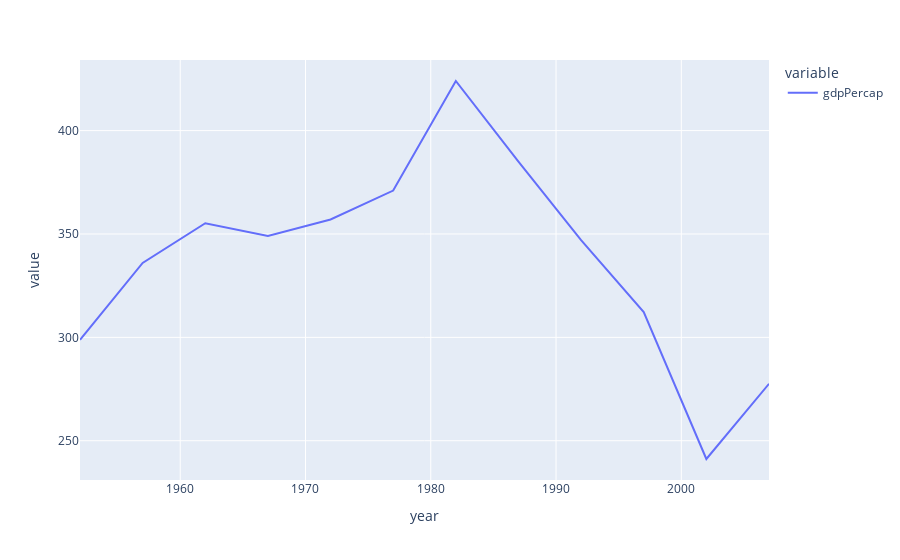

Notebook code cell kept with this figure:
### Code cell
px.line(gapminder.groupby("year")[['gdpPercap']].agg("min"))

### Figure 1 — Plotly figure (JSON) as saved in the notebook; plotly's stock layout.template omitted (floating-point values rounded to 4 significant figures)
{"data": [{"hovertemplate": "variable=gdpPercap<br>year=%{x}<br>value=%{y}<extra></extra>", "legendgroup": "gdpPercap", "line": {"color": "#636efa", "dash": "solid"}, "marker": {"symbol": "circle"}, "mode": "lines", "name": "gdpPercap", "orientation": "v", "showlegend": true, "type": "scatter", "x": [1952, 1957, 1962, 1967, 1972, 1977, 1982, 1987, 1992, 1997, 2002, 2007], "xaxis": "x", "y": [298.8, 336.0, 355.2, 349, 357, 371, 424, 385, 347, 312.2, 241.2, 277.6], "yaxis": "y"}], "layout": {"legend": {"title": {"text": "variable"}, "tracegroupgap": 0}, "margin": {"t": 60}, "xaxis": {"anchor": "y", "domain": [0, 1], "title": {"text": "year"}}, "yaxis": {"anchor": "x", "domain": [0, 1], "title": {"text": "value"}}}}
